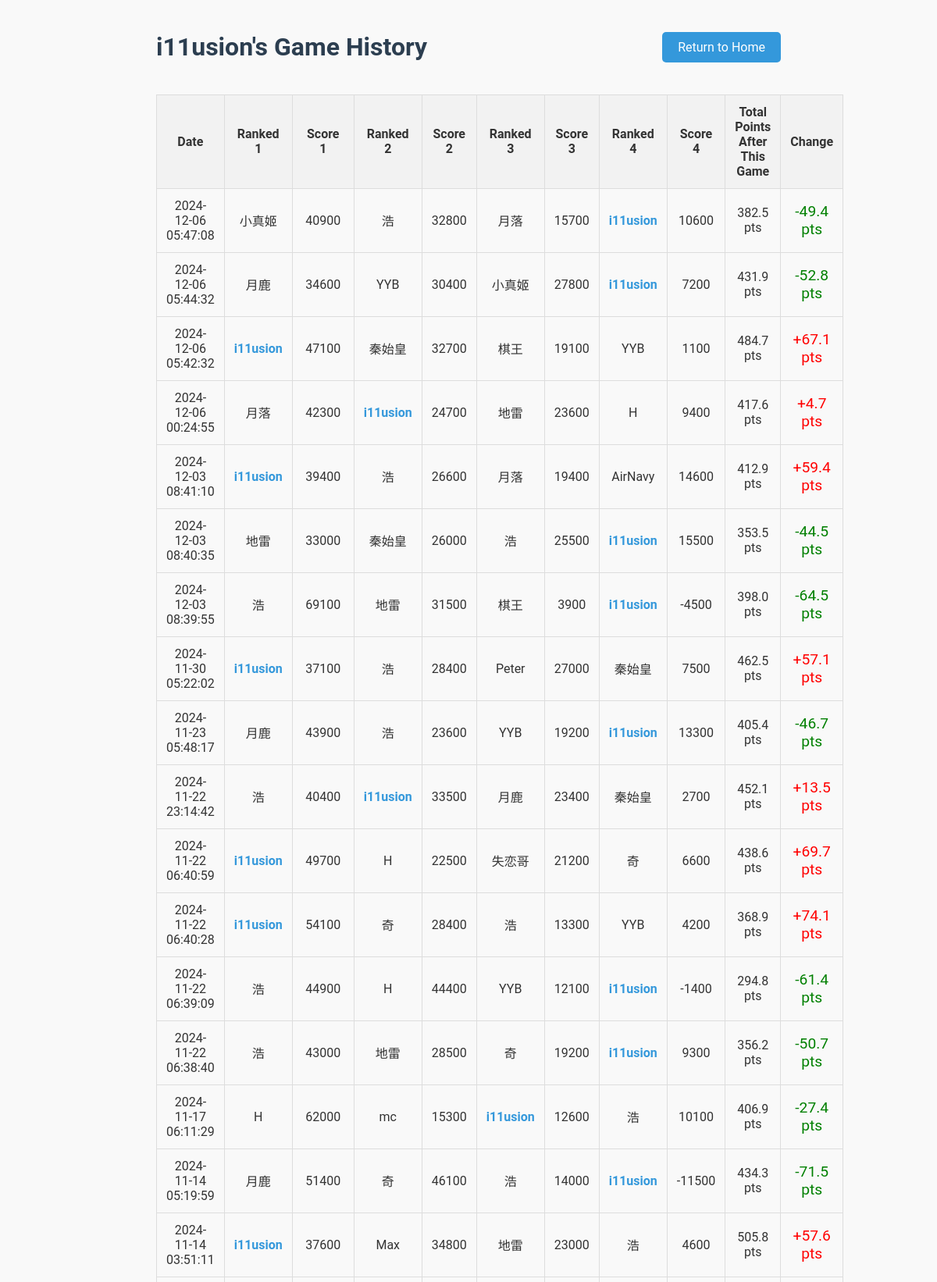
Page /player/i11usion (upper part) on the committed database.
### tables this page shows
CREATE TABLE games (
    game_id INTEGER PRIMARY KEY AUTOINCREMENT,
    player1 TEXT NOT NULL,
    player2 TEXT NOT NULL,
    player3 TEXT NOT NULL,
    player4 TEXT NOT NULL,
    raw_score1 INTEGER NOT NULL,
    raw_score2 INTEGER NOT NULL,
    raw_score3 INTEGER NOT NULL,
    raw_score4 INTEGER NOT NULL,
    final_score1 INTEGER NOT NULL,
    final_score2 INTEGER NOT NULL,
    final_score3 INTEGER NOT NULL,
    final_score4 INTEGER NOT NULL,
    game_date TIMESTAMP DEFAULT CURRENT_TIMESTAMP
, is_fenix BOOLEAN DEFAULT FALSE);

### app.py (the view)
@app.route("/player/<player_name>")
def player_statistics(player_name):
    player_name = unquote(player_name)  # Decode the URL-encoded player name
    conn = get_db_connection()
    cursor = conn.cursor()
    cursor.execute("""
    SELECT game_date, player1, player2, player3, player4,
           raw_score1, raw_score2, raw_score3, raw_score4,
           final_score1, final_score2, final_score3, final_score4
    FROM games
    WHERE ? IN (player1, player2, player3, player4)
    ORDER BY game_date DESC
    """, (player_name,))
    games = cursor.fetchall()
    running_total = 0
    processed_games = []
    for game in reversed(games):
        players_and_scores = [
            (game['player1'], game['raw_score1'], game['final_score1']),
            (game['player2'], game['raw_score2'], game['final_score2']),
            (game['player3'], game['raw_score3'], game['final_score3']),
            (game['player4'], game['raw_score4'], game['final_score4'])
        ]
        players_and_scores.sort(key=lambda x: x[2], reverse=True)  # Sort by final score
        current_game_points = None
        for player, raw_score, final_score in players_and_scores:
            if player == player_name:
                current_game_points = final_score
                break
        previous_total = running_total
        running_total += current_game_points  # Update cumulative points
        processed_games.append({
            'game_date': game['game_date'],
            'players_and_scores': players_and_scores,
            'point_change': round(current_game_points, 1),
            'previous_total': round(previous_total, 1),
            'total_points_after_game': round(running_total, 1)  # Round the running total
        })
    processed_games.reverse()
    conn.close()
    return render_template("player_statistics.html", player_name=player_name, games=processed_games)

### app.py (called while the page is built)
def get_db_connection():
    conn = sqlite3.connect('mahjong.db')
    conn.row_factory = sqlite3.Row  # Return rows as dictionaries
    return conn

### templates/player_statistics.html (shortened to what this page needs)
<!DOCTYPE html>
<html lang="en">
<head>
</head>
<body>
    <div class="container">
        <div class="header-row">
            <h1>{{ player_name }}'s Game History</h1>
            <div class="return-button">
                <a href="{{ url_for('home') }}">Return to Home</a>
            </div>
        </div>
        <table>
            <tr>
                <th>Date</th>
                <th>Ranked 1</th>
                <th>Score 1</th>
                <th>Ranked 2</th>
                <th>Score 2</th>
                <th>Ranked 3</th>
                <th>Score 3</th>
                <th>Ranked 4</th>
                <th>Score 4</th>
                <th>Total Points After This Game</th>
                <th>Change</th>
            </tr>
            {% for game in games %}
            <tr>
                <td>{{ game['game_date'] }}</td>
                {% for player, raw_score, final_score in game['players_and_scores'] %}
                <td class="{% if player == player_name %}player-highlight{% endif %}">
                    {{ player }}
                </td>
                <td>{{ raw_score }}</td>
                {% endfor %}
                <td>{{ '%.1f' % game['total_points_after_game'] }} pts</td>
                <td class="point-change {% if game['point_change'] > 0 %}positive-change{% else %}negative-change{% endif %}">
                    {% if game['point_change'] > 0 %}+{% endif %}{{ game['point_change'] }} pts
                </td>
            </tr>
            {% endfor %}
        </table>
    </div>
</body>
</html>

### templates/player_statistics.html (style rules this page uses)
body { font-family: 'Roboto', sans-serif; background-color: #f9f9f9; color: #333; margin: 0; padding: 20px; }
.container { max-width: 800px; margin: 0 auto; }
.header-row { display: flex; justify-content: space-between; align-items: center; margin-bottom: 20px; }
h1 { color: #2c3e50; }
table { width: 100%; border-collapse: collapse; margin-top: 20px; }
th, td { padding: 12px; border: 1px solid #ddd; text-align: center; }
th { background-color: #f2f2f2; }
.player-highlight { font-weight: bold; color: #3498db; }
.point-change { font-size: 1.2em; }
.positive-change { color: red; }
.negative-change { color: green; }
.return-button a { text-decoration: none; background-color: #3498db; color: #ffffff; padding: 10px 20px; border-radius: 5px; transition: background-color 0.3s; }

### rows in the picture
games: game_date "2024-12-06 05:47:08", player1 "小真姬", raw_score1 "40900", player2 "浩", raw_score2 "32800", player4 "月落", raw_score4 "15700", player3 "i11usion", raw_score3 "10600", total_points_after_game "382.5", point_change "-49.4"
games: game_date "2024-12-06 05:44:32", player2 "月鹿", raw_score2 "34600", player3 "YYB", raw_score3 "30400", player4 "小真姬", raw_score4 "27800", player1 "i11usion", raw_score1 "7200", total_points_after_game "431.9", point_change "-52.8"
games: game_date "2024-12-06 05:42:32", player3 "i11usion", raw_score3 "47100", player2 "秦始皇", raw_score2 "32700", player4 "棋王", raw_score4 "19100", player1 "YYB", raw_score1 "1100", total_points_after_game "484.7", point_change "67.1"
games: game_date "2024-12-06 00:24:55", player2 "月落", raw_score2 "42300", player3 "i11usion", raw_score3 "24700", player4 "地雷", raw_score4 "23600", player1 "H", raw_score1 "9400", total_points_after_game "417.6", point_change "4.7"
games: game_date "2024-12-03 08:41:10", player3 "i11usion", raw_score3 "39400", player1 "浩", raw_score1 "26600", player2 "月落", raw_score2 "19400", player4 "AirNavy", raw_score4 "14600", total_points_after_game "412.9", point_change "59.4"
games: game_date "2024-12-03 08:40:35", player3 "地雷", raw_score3 "33000", player1 "秦始皇", raw_score1 "26000", player2 "浩", raw_score2 "25500", player4 "i11usion", raw_score4 "15500", total_points_after_game "353.5", point_change "-44.5"
games: game_date "2024-12-03 08:39:55", player4 "浩", raw_score4 "69100", player3 "地雷", raw_score3 "31500", player1 "棋王", raw_score1 "3900", player2 "i11usion", raw_score2 "-4500", total_points_after_game "398.0", point_change "-64.5"
games: game_date "2024-11-30 05:22:02", player1 "i11usion", raw_score1 "37100", player3 "浩", raw_score3 "28400", player4 "Peter", raw_score4 "27000", player2 "秦始皇", raw_score2 "7500", total_points_after_game "462.5", point_change "57.1"
games: game_date "2024-11-23 05:48:17", player4 "月鹿", raw_score4 "43900", player2 "浩", raw_score2 "23600", player1 "YYB", raw_score1 "19200", player3 "i11usion", raw_score3 "13300", total_points_after_game "405.4", point_change "-46.7"
games: game_date "2024-11-22 23:14:42", player1 "浩", raw_score1 "40400", player2 "i11usion", raw_score2 "33500", player3 "月鹿", raw_score3 "23400", player4 "秦始皇", raw_score4 "2700", total_points_after_game "452.1", point_change "13.5"
games: game_date "2024-11-22 06:40:59", player2 "i11usion", raw_score2 "49700", player4 "H", raw_score4 "22500", player3 "失恋哥", raw_score3 "21200", player1 "奇", raw_score1 "6600", total_points_after_game "438.6", point_change "69.7"
games: game_date "2024-11-22 06:40:28", player4 "i11usion", raw_score4 "54100", player3 "奇", raw_score3 "28400", player1 "浩", raw_score1 "13300", player2 "YYB", raw_score2 "4200", total_points_after_game "368.9", point_change "74.1"
games: game_date "2024-11-22 06:39:09", player2 "浩", raw_score2 "44900", player3 "H", raw_score3 "44400", player4 "YYB", raw_score4 "12100", player1 "i11usion", raw_score1 "-1400", total_points_after_game "294.8", point_change "-61.4"
games: game_date "2024-11-22 06:38:40", player3 "浩", raw_score3 "43000", player2 "地雷", raw_score2 "28500", player4 "奇", raw_score4 "19200", player1 "i11usion", raw_score1 "9300", total_points_after_game "356.2", point_change "-50.7"
games: game_date "2024-11-17 06:11:29", player4 "H", raw_score4 "62000", player2 "mc", raw_score2 "15300", player3 "i11usion", raw_score3 "12600", player1 "浩", raw_score1 "10100", total_points_after_game "406.9", point_change "-27.4"
games: game_date "2024-11-14 05:19:59", player2 "月鹿", raw_score2 "51400", player4 "奇", raw_score4 "46100", player1 "浩", raw_score1 "14000", player3 "i11usion", raw_score3 "-11500", total_points_after_game "434.3", point_change "-71.5"
games: game_date "2024-11-14 03:51:11", player3 "i11usion", raw_score3 "37600", player4 "Max", raw_score4 "34800", player2 "地雷", raw_score2 "23000", player1 "浩", raw_score1 "4600", total_points_after_game "505.8", point_change "57.6"

### other values in the picture
{{ player_name }} "i11usion"
